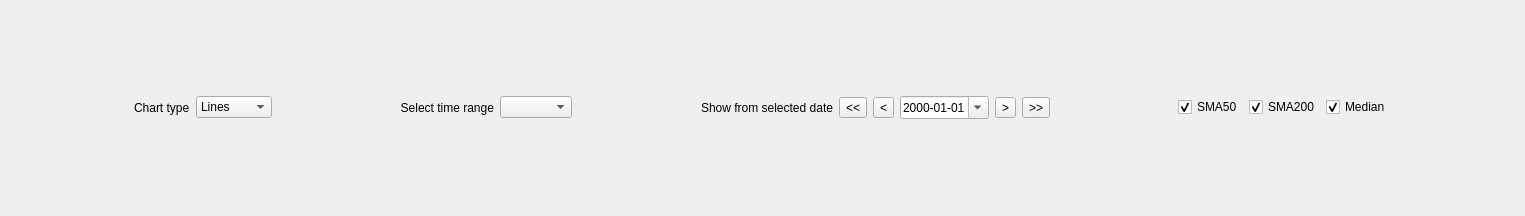
<?xml version="1.0" encoding="UTF-8"?>
<ui version="4.0">
 <class>wdgProductHistoricalChart</class>
 <widget class="QWidget" name="wdgProductHistoricalChart">
  <property name="geometry">
   <rect>
    <x>0</x>
    <y>0</y>
    <width>1525</width>
    <height>216</height>
   </rect>
  </property>
  <layout class="QVBoxLayout" name="verticalLayout">
   <item>
    <layout class="QHBoxLayout" name="horizontalLayout_3">
     <item>
      <spacer name="horizontalSpacer_2">
       <property name="orientation">
        <enum>Qt::Horizontal</enum>
       </property>
       <property name="sizeHint" stdset="0">
        <size>
         <width>40</width>
         <height>20</height>
        </size>
       </property>
      </spacer>
     </item>
     <item>
      <layout class="QHBoxLayout" name="horizontalLayout_2">
       <item>
        <widget class="QLabel" name="label_2">
         <property name="text">
          <string>Chart type</string>
         </property>
        </widget>
       </item>
       <item>
        <widget class="QComboBox" name="cmbChartType">
         <property name="currentIndex">
          <number>0</number>
         </property>
         <item>
          <property name="text">
           <string>Lines</string>
          </property>
         </item>
         <item>
          <property name="text">
           <string>Candles</string>
          </property>
         </item>
        </widget>
       </item>
      </layout>
     </item>
     <item>
      <spacer name="horizontalSpacer">
       <property name="orientation">
        <enum>Qt::Horizontal</enum>
       </property>
       <property name="sizeHint" stdset="0">
        <size>
         <width>40</width>
         <height>20</height>
        </size>
       </property>
      </spacer>
     </item>
     <item>
      <layout class="QHBoxLayout" name="horizontalLayout_4">
       <item>
        <widget class="QLabel" name="label_3">
         <property name="text">
          <string>Select time range</string>
         </property>
         <property name="alignment">
          <set>Qt::AlignRight|Qt::AlignTrailing|Qt::AlignVCenter</set>
         </property>
        </widget>
       </item>
       <item>
        <widget class="QComboBox" name="cmbOHCLDuration"/>
       </item>
      </layout>
     </item>
     <item>
      <spacer name="horizontalSpacer_3">
       <property name="orientation">
        <enum>Qt::Horizontal</enum>
       </property>
       <property name="sizeHint" stdset="0">
        <size>
         <width>40</width>
         <height>20</height>
        </size>
       </property>
      </spacer>
     </item>
     <item>
      <layout class="QHBoxLayout" name="horizontalLayout">
       <item>
        <widget class="QLabel" name="label">
         <property name="text">
          <string>Show from selected date</string>
         </property>
         <property name="alignment">
          <set>Qt::AlignRight|Qt::AlignTrailing|Qt::AlignVCenter</set>
         </property>
        </widget>
       </item>
       <item>
        <widget class="QToolButton" name="cmdFromLeftMax">
         <property name="text">
          <string>&lt;&lt;</string>
         </property>
        </widget>
       </item>
       <item>
        <widget class="QToolButton" name="cmdFromLeft">
         <property name="text">
          <string>&lt;</string>
         </property>
        </widget>
       </item>
       <item>
        <widget class="QDateEdit" name="dtFrom">
         <property name="alignment">
          <set>Qt::AlignRight|Qt::AlignTrailing|Qt::AlignVCenter</set>
         </property>
         <property name="displayFormat">
          <string>yyyy-MM-dd</string>
         </property>
         <property name="calendarPopup">
          <bool>true</bool>
         </property>
        </widget>
       </item>
       <item>
        <widget class="QToolButton" name="cmdFromRight">
         <property name="text">
          <string>&gt;</string>
         </property>
        </widget>
       </item>
       <item>
        <widget class="QToolButton" name="cmdFromRightMax">
         <property name="text">
          <string>&gt;&gt;</string>
         </property>
        </widget>
       </item>
      </layout>
     </item>
     <item>
      <spacer name="horizontalSpacer_5">
       <property name="orientation">
        <enum>Qt::Horizontal</enum>
       </property>
       <property name="sizeHint" stdset="0">
        <size>
         <width>40</width>
         <height>20</height>
        </size>
       </property>
      </spacer>
     </item>
     <item>
      <widget class="QCheckBox" name="chkSMA50">
       <property name="text">
        <string>SMA50</string>
       </property>
       <property name="checked">
        <bool>true</bool>
       </property>
      </widget>
     </item>
     <item>
      <widget class="QCheckBox" name="chkSMA200">
       <property name="text">
        <string>SMA200</string>
       </property>
       <property name="checked">
        <bool>true</bool>
       </property>
      </widget>
     </item>
     <item>
      <widget class="QCheckBox" name="chkMedian">
       <property name="text">
        <string>Median</string>
       </property>
       <property name="checked">
        <bool>true</bool>
       </property>
      </widget>
     </item>
     <item>
      <spacer name="horizontalSpacer_4">
       <property name="orientation">
        <enum>Qt::Horizontal</enum>
       </property>
       <property name="sizeHint" stdset="0">
        <size>
         <width>40</width>
         <height>20</height>
        </size>
       </property>
      </spacer>
     </item>
    </layout>
   </item>
  </layout>
  <action name="actionProductReport">
   <property name="icon">
    <iconset resource="../images/xulpymoney.qrc">
     <normaloff>:/xulpymoney/books.png</normaloff>:/xulpymoney/books.png</iconset>
   </property>
   <property name="text">
    <string>Product report</string>
   </property>
   <property name="toolTip">
    <string>Product report</string>
   </property>
  </action>
  <action name="actionSortTPCDiario">
   <property name="icon">
    <iconset>
     <normaloff>:/images/document-preview.png</normaloff>:/images/document-preview.png</iconset>
   </property>
   <property name="text">
    <string>% Daily</string>
   </property>
   <property name="toolTip">
    <string>% Daily</string>
   </property>
  </action>
  <action name="actionSortTPCAnual">
   <property name="icon">
    <iconset>
     <normaloff>:/images/document-preview.png</normaloff>:/images/document-preview.png</iconset>
   </property>
   <property name="text">
    <string>% Annual</string>
   </property>
   <property name="toolTip">
    <string>% Annual</string>
   </property>
  </action>
  <action name="actionSortName">
   <property name="icon">
    <iconset>
     <normaloff>:/images/document-preview.png</normaloff>:/images/document-preview.png</iconset>
   </property>
   <property name="text">
    <string>Name</string>
   </property>
   <property name="toolTip">
    <string>Name</string>
   </property>
  </action>
  <action name="actionSortDividend">
   <property name="icon">
    <iconset>
     <normaloff>:/images/document-preview.png</normaloff>:/images/document-preview.png</iconset>
   </property>
   <property name="text">
    <string>Dividend</string>
   </property>
   <property name="toolTip">
    <string>Dividend</string>
   </property>
  </action>
  <action name="actionSortHour">
   <property name="icon">
    <iconset>
     <normaloff>:/images/document-preview.png</normaloff>:/images/document-preview.png</iconset>
   </property>
   <property name="text">
    <string>Hour</string>
   </property>
   <property name="toolTip">
    <string>Hour</string>
   </property>
  </action>
  <action name="actionIbex35">
   <property name="icon">
    <iconset resource="../images/xulpymoney.qrc">
     <normaloff>:/countries/spain.gif</normaloff>:/countries/spain.gif</iconset>
   </property>
   <property name="text">
    <string>Ibex 35</string>
   </property>
  </action>
  <action name="actionProductNew">
   <property name="icon">
    <iconset resource="../images/xulpymoney.qrc">
     <normaloff>:/xulpymoney/add.png</normaloff>:/xulpymoney/add.png</iconset>
   </property>
   <property name="text">
    <string>New product</string>
   </property>
   <property name="toolTip">
    <string>New user product</string>
   </property>
  </action>
  <action name="actionProductDelete">
   <property name="icon">
    <iconset resource="../images/xulpymoney.qrc">
     <normaloff>:/xulpymoney/list-remove.png</normaloff>:/xulpymoney/list-remove.png</iconset>
   </property>
   <property name="text">
    <string>Delete product</string>
   </property>
   <property name="toolTip">
    <string>Delete user product</string>
   </property>
  </action>
  <action name="actionFavorites">
   <property name="icon">
    <iconset resource="../images/xulpymoney.qrc">
     <normaloff>:/xulpymoney/star.png</normaloff>:/xulpymoney/star.png</iconset>
   </property>
   <property name="text">
    <string>Add to favorites</string>
   </property>
   <property name="toolTip">
    <string>Add to favorites</string>
   </property>
  </action>
  <action name="actionMergeCodes">
   <property name="icon">
    <iconset>
     <normaloff>:/images/cakes.png</normaloff>:/images/cakes.png</iconset>
   </property>
   <property name="text">
    <string>Merge selected codes</string>
   </property>
   <property name="toolTip">
    <string>Merge selected codes</string>
   </property>
  </action>
  <action name="actionQuoteNew">
   <property name="icon">
    <iconset resource="../images/xulpymoney.qrc">
     <normaloff>:/xulpymoney/add.png</normaloff>:/xulpymoney/add.png</iconset>
   </property>
   <property name="text">
    <string>New price</string>
   </property>
   <property name="toolTip">
    <string>New price</string>
   </property>
  </action>
  <action name="actionEstimationDPSNew">
   <property name="icon">
    <iconset resource="../images/xulpymoney.qrc">
     <normaloff>:/xulpymoney/add.png</normaloff>:/xulpymoney/add.png</iconset>
   </property>
   <property name="text">
    <string>New DPS estimation</string>
   </property>
   <property name="toolTip">
    <string>New Dividend per share estimation</string>
   </property>
  </action>
  <action name="actionPurge">
   <property name="icon">
    <iconset resource="../images/xulpymoney.qrc">
     <normaloff>:/xulpymoney/tools-wizard.png</normaloff>:/xulpymoney/tools-wizard.png</iconset>
   </property>
   <property name="text">
    <string>Purge investment</string>
   </property>
   <property name="toolTip">
    <string>Deletes quotes innecesary. Leaves open, high, low and close quotes.</string>
   </property>
  </action>
  <action name="actionPurchaseGraphic">
   <property name="icon">
    <iconset resource="../images/xulpymoney.qrc">
     <normaloff>:/xulpymoney/report.png</normaloff>:/xulpymoney/report.png</iconset>
   </property>
   <property name="text">
    <string>Show purchase graphic</string>
   </property>
   <property name="toolTip">
    <string>Show purchase graphic</string>
   </property>
  </action>
  <action name="actionProductPriceLastRemove">
   <property name="icon">
    <iconset resource="../images/xulpymoney.qrc">
     <normaloff>:/xulpymoney/list-remove.png</normaloff>:/xulpymoney/list-remove.png</iconset>
   </property>
   <property name="text">
    <string>Remove last product price</string>
   </property>
   <property name="toolTip">
    <string>Remove last product price</string>
   </property>
  </action>
 </widget>
 <resources>
  <include location="../images/xulpymoney.qrc"/>
 </resources>
 <connections/>
</ui>
